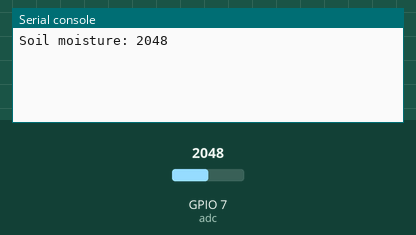
The program below on a simulated ESP32 board running MicroPython. On the bench: the last lines printed to the serial console. The test bench sets the inputs (shaded band); at power-on: GPIO 7 (adc) = 2048 (analog values on the 0–4095 scale).

Above: at 1.2 s.
1.3 s: GPIO 7 (adc) set to 2866
At 2.9 s:
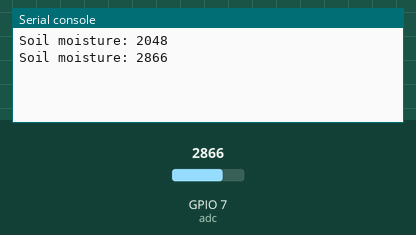
4.0 s: GPIO 7 (adc) set to 3603
At 4.5 s:
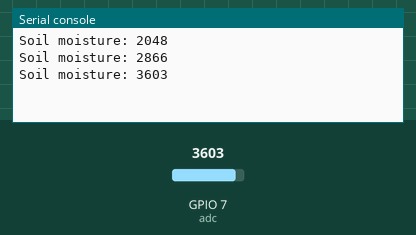
Timing chart, 0 to 7.0 s (numbered marks = the images above; inputs shaded):
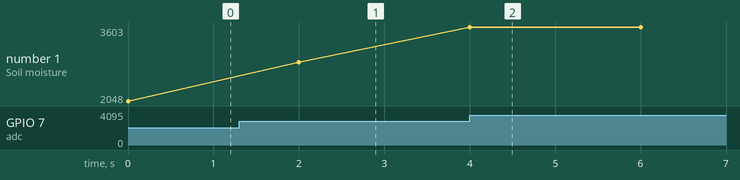

The program:

main.py
```python
import time
from machine import ADC

adc = ADC(7, atten=ADC.ATTN_11DB)

while True:
    soil_moisture = adc.read()
    print("Soil moisture:", soil_moisture)

    time.sleep(2)
```

Measured:
- after the input at 1.3 s, the serial console: prints a new line after 0.70 s (image 1)
- after the input at 4.0 s, the serial console: prints a new line at once (image 2)
- plotted number 1: 2048 → 2866 after the input at 1.3 s, 2866 → 3603 after the input at 4.0 s
